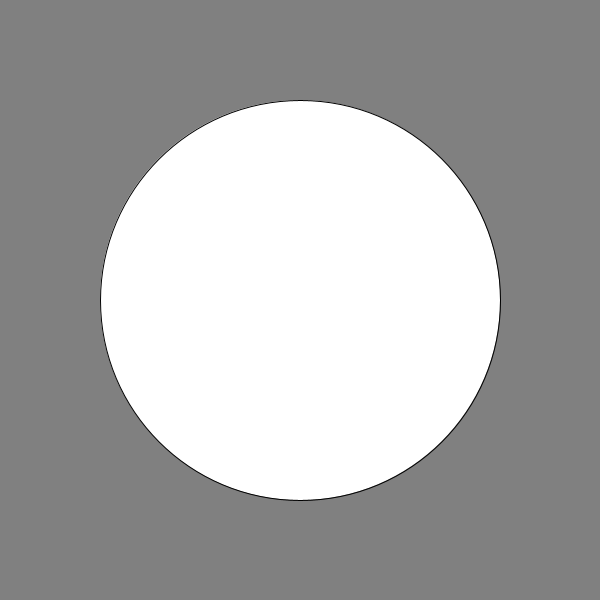
Frame 1 (no input)
Frame 60 (the mouse pressed at the canvas centre just before this capture): identical to frame 1, image omitted
Frame 120 (the mouse held since frame 60 and released just before this capture): identical to frame 1, image omitted

The Processing sketch that drew this single still picture (run headless with seeded random() and noise(); from frame 60 on, the mouse is pressed at the canvas centre):

// Processing sketch: processing_136871
// ── processing_136871.pde

//point on circle
float x;
float y;

//center of circle
float cx; 
float cy;

//size of circle
float diameter;
float radius;

//the angle you clicked at. 0 degrees is from the origin horizontal to the right and increases as you go clockwise around the circle
float theta; //radians version of an angle

void setup() {
  size(600, 600);
  cx = width/2; 
  cy = height/2;
  
  diameter = (width/3)*2; 
  radius = diameter/2;
  
  ellipseMode(CENTER);
  background(128);
  fill(255);
  ellipse(cx, cy, diameter, diameter); //the circle that bounds everything
}

void draw() {
}

void mouseClicked() {

  /*this calculates the angle at which you clicked based on the origin 
  of the bounding circle. atan2 Calculates the angle (in radians) 
  from a specified point to the coordinate origin as measured from 
  the positive x-axis.  */
 
  theta = atan2(mouseY - cy, mouseX - cx); 
  
  /* use trig to figure out x and y location on the bounding circle circumference
 at the same angle as your mouse click */
  x = cos(theta)* radius; //calculates the x in relationship to cx
  y = sin(theta) * radius; //calculates the y in relationship to cy


  // draw a line that touches the circumference of the circle.
  // draw a circle whose origin the point of the line on the bounding circle
  line(cx, cy, cx+x, cy+y);
  ellipse(cx+x, cy+y, 10, 10);
  /* remember that sine and cosine require the use of a tright triangle
  the "x" that is calculated is the equivalent of the x value of the point 
  where the right angle is in the soh-cah-toa diagram http://processing.org/tutorials/trig/ 
  the "y" that is generated is also based on that same right angle and determines 
  how far up the point on the circle will need to be. To actually place an point
  on the circumference of the circle you need to start at the origin of the circle 
  and move left or right the value of x and up or down the value of y. */

  /* generate a line from the origina of the bounding circle to where the user
  has clicked. In addition, draw a circle at that point */
  
  line(cx, cy, mouseX, mouseY);
  ellipse(mouseX, mouseY, 10, 10);
}
